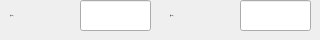
     <widget class="QWidget" name="page_rect">
      <widget class="QLineEdit" name="lineEdit_width">
       <property name="geometry">
        <rect>
         <x>240</x>
         <y>0</y>
         <width>71</width>
         <height>31</height>
        </rect>
       </property>
       <property name="font">
        <font>
         <family>黑体</family>
         <pointsize>-1</pointsize>
        </font>
       </property>
      </widget>
      <widget class="QLabel" name="label_28">
       <property name="geometry">
        <rect>
         <x>10</x>
         <y>0</y>
         <width>61</width>
         <height>31</height>
        </rect>
       </property>
       <property name="font">
        <font>
         <family>黑体</family>
         <pointsize>-1</pointsize>
        </font>
       </property>
       <property name="text">
        <string>长(mm)</string>
       </property>
      </widget>
      <widget class="QLabel" name="label_29">
       <property name="geometry">
        <rect>
         <x>170</x>
         <y>0</y>
         <width>61</width>
         <height>31</height>
        </rect>
       </property>
       <property name="font">
        <font>
         <family>黑体</family>
         <pointsize>-1</pointsize>
        </font>
       </property>
       <property name="text">
        <string>宽(mm)</string>
       </property>
      </widget>
      <widget class="QLineEdit" name="lineEdit_length">
       <property name="geometry">
        <rect>
         <x>80</x>
         <y>0</y>
         <width>71</width>
         <height>31</height>
        </rect>
       </property>
       <property name="font">
        <font>
         <family>黑体</family>
         <pointsize>-1</pointsize>
        </font>
       </property>
      </widget>
     </widget>
